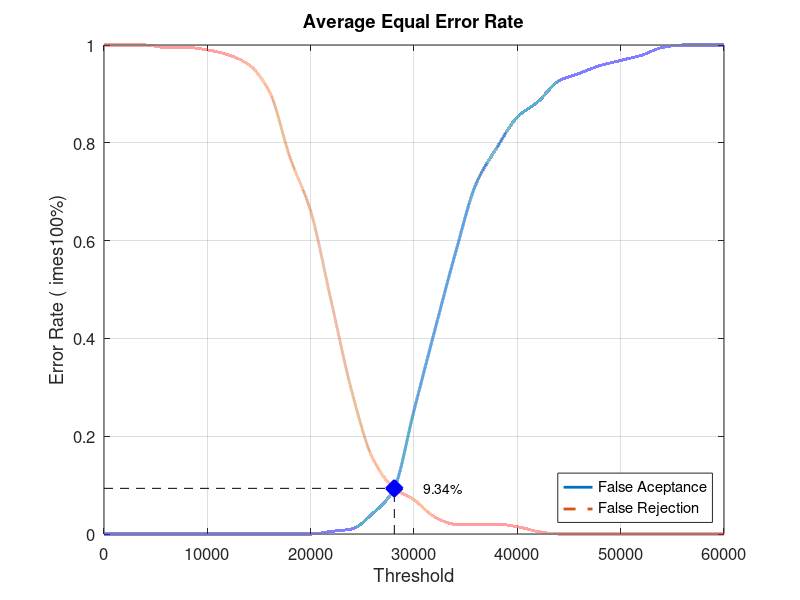
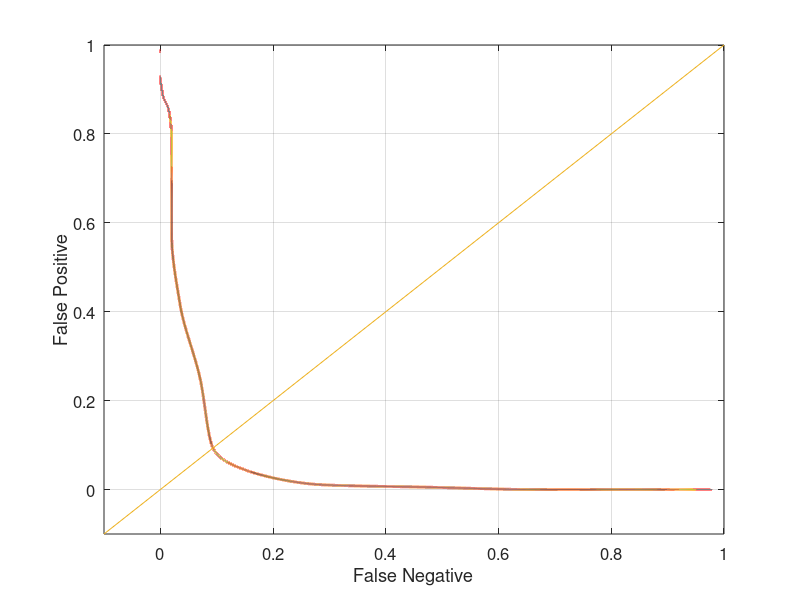

Write the MATLAB code that produced these figures, in order.
close all;
clear;
clc;
x = 0:2000:60000;
xq = 0:0.5:60000;

y0 = [0 0 0 0 0 0 0 0 0 0 0 0.00526316 0.0105263 0.0421053 0.0894737 0.252632 0.415789 0.573684 0.715789 0.789474 0.852632 0.884211 0.926316 0.942105 0.957895 0.968421 0.978947 0.994737 1 1 1]
yy0 = interp1(x, y0, xq, 'pchip');
y1 = [1 1 1 0.995 0.995 0.99 0.98 0.96 0.905 0.77 0.66 0.475 0.29 0.155 0.095 0.07 0.035 0.02 0.02 0.02 0.015 0.005 0 0 0 0 0 0 0 0 0]
yy1 = interp1(x, y1, xq, 'pchip');

% Calculating EER: 
y2 = abs(y0 - y1);
find(y2 == min(y2))
yy2 = abs(yy0 - yy1);
xEER = find(yy2 == min(yy2));
xEERIndex = xq(xEER) % X-axis EER
yEER = yy0(xEER) % Y-axis EER

main = figure
plot(xq, yy0,'-','LineWidth', 2);	hold on
plot(xq, yy1,'--','LineWidth', 2);	hold on
plot([xEERIndex xEERIndex], [0 yEER], 'k--');	hold on
plot([0 xEERIndex], [yEER yEER], 'k--');	hold on
plot(xEERIndex, yEER, 'bx', 'LineWidth', 10);	hold on
text(xEERIndex + 10 * xEERIndex / 100, yEER, [num2str(round((10000 * yEER)) / 100) '%'])
legend('False Aceptance', 'False Rejection', 'Location', 'SouthEast')
xlabel('Threshold')
ylabel('Error Rate (	imes100%)')
title('Average Equal Error Rate')
set(gca, 'FontSize', 12)
axis([0 60000 0 1])
grid on

print(main, 'Database3_3Main', '-dpng');
FNRxFPR = figure('Color', [1 1 1]);
plot(yy1, yy0, '-', yy1, yy0, 'LineWidth', 2);
hold on
y = -0.1:0.1:1
plot(y, y); 
set(gca, 'FontSize', 12)
xlabel('False Negative')
ylabel('False Positive')
axis([-0.1 1 -0.1 1])
set(gca, 'FontSize', 12)
grid on

print(FNRxFPR, 'Database3_3FNRxFPR','-dpng');
